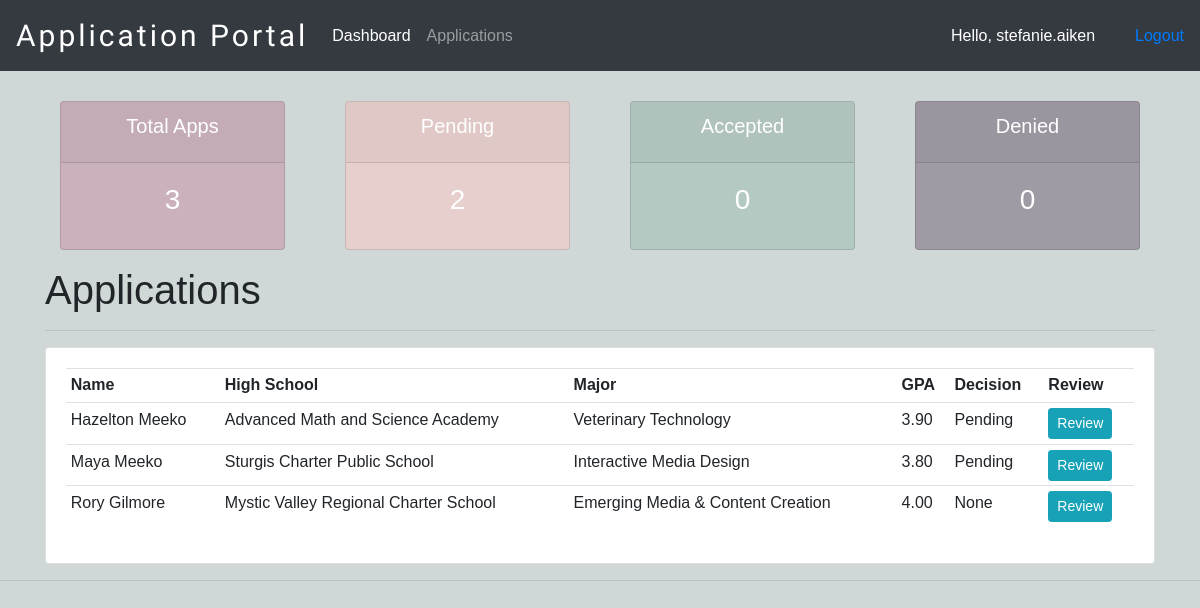
The app's page / (signed in), older data.
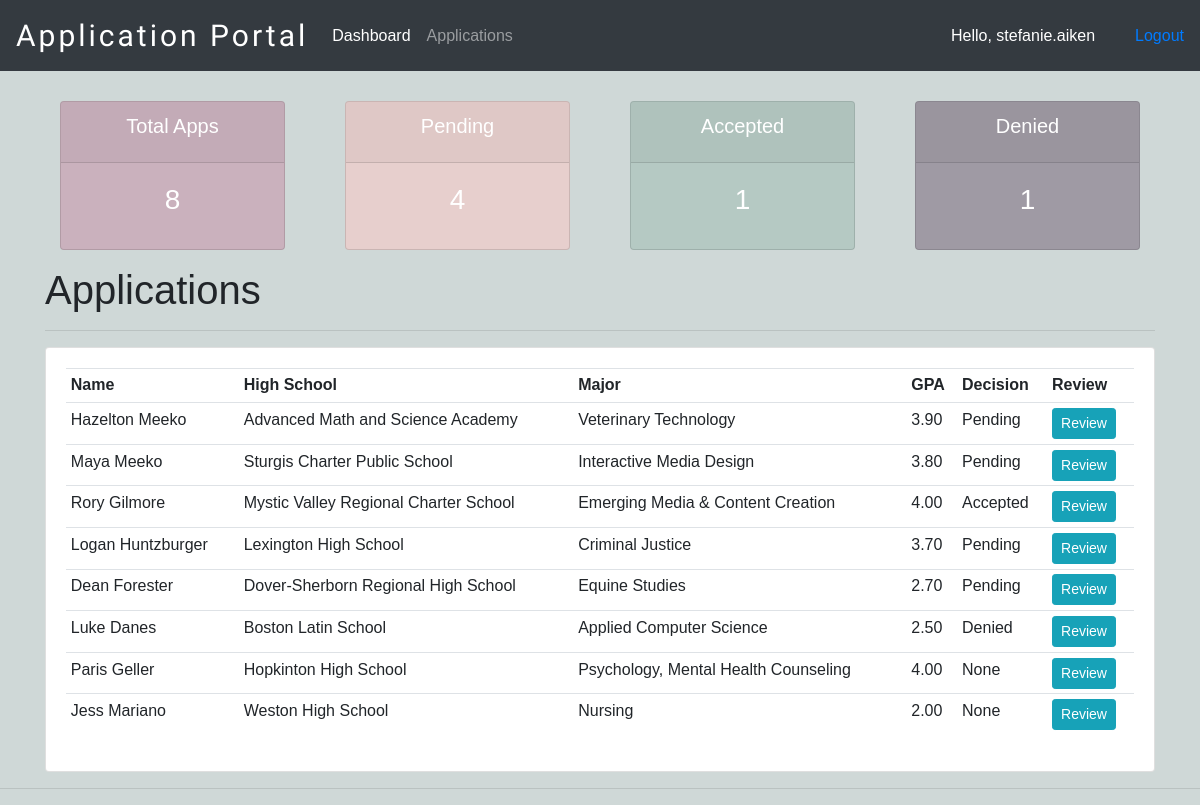
The same page, newer data.
### appStatus/models.py (models this page shows, shortened)
class Application(models.Model):
    user = models.OneToOneField(User, null=True, on_delete=models.CASCADE)
    name = models.CharField(max_length=200, blank=True, null=True)
    phone = models.CharField(max_length=200, blank=True, null=True)
    email = models.CharField(max_length=200, blank=True, null=True)
    major = models.CharField(max_length=200, blank=True,
                             null=True, choices=MAJOR)
    school = models.CharField(
        max_length=200, blank=True, null=True, choices=SCHOOL)
    GPA = models.FloatField(null=True, blank=True, validators=[
                            MinValueValidator(2), MaxValueValidator(4)])
    status = models.CharField(
        max_length=200, blank=True, null=True, choices=STATUS, default='Received')
    app_submitted = models.CharField(
        max_length=25, blank=True, null=True, choices=SUBMISSION, default='Not Submitted')
    date_created = models.DateTimeField(auto_now_add=True, null=True)

### appStatus/decorators.py (the view)
    def wrapper_function(request, *args, **kwargs):
        group = None
        if request.user.groups.exists():
            group = request.user.groups.all()[0].name
        if group == 'applicant':
            return redirect('user-page')
        if group == 'admin':
            return view_func(request, *args, **kwargs)

### appStatus/views.py (called while the page is built)
@login_required(login_url='login')
@admin_only
def home(request):
    applicants = Application.objects.all()
    total_applicants = applicants.count()
    decision_pending = applicants.filter(status='Pending').count()
    decision_accepted = applicants.filter(status='Accepted').count()
    decision_deny = applicants.filter(status='Denied').count()
    context = {'applicants': applicants, 'total_applicants': total_applicants,
               'decision_pending': decision_pending, 'decision_accepted': decision_accepted, 'decision_deny': decision_deny}
    return render(request, 'appStatus/dashboard.html', context)

### appStatus/templates/appStatus/dashboard.html
{% extends 'appStatus/main.html' %}
{% block content %}
{% include 'appStatus/status.html' %}
<div class="container">
    <div>
        <h1>Applications</h1>
        <hr>
        <div class="card card-body">
            <table class="table table-sm">
                <tr>
                    <th>Name</th>
                    <th>High School</th>
                    <th>Major</th>
                    <th>GPA</th>
                    <th>Decision</th>
                    <th>Review</th>
                </tr>
                {% for applicant in applicants %}
                <tr>
                    <td>{{applicant.name}}</td>
                    <td>{{applicant.school}}</td>
                    <td>{{applicant.major}}</td>
                    <td>{{applicant.GPA|floatformat:2}}</td>
                    <td>{{applicant.status}}</td>
                    <td><a class="btn btn-sm btn-info" href="{% url 'application_review' applicant.id %}">Review</a></td>
                </tr>
                {% endfor %}
            </table>
        </div>
    </div>
</div>
{% endblock %}

Row changes from the older to the newer data that the page shows:
changed Application "Rory Gilmore": status "None" → "Accepted"
added Application: name "Logan Huntzburger", school "Lexington High School", major "Criminal Justice", GPA "3.70", status "Pending"
added Application: name "Dean Forester", school "Dover-Sherborn Regional High School", major "Equine Studies", GPA "2.70", status "Pending"
added Application: name "Luke Danes", school "Boston Latin School", major "Applied Computer Science", GPA "2.50", status "Denied"
added Application: name "Paris Geller", school "Hopkinton High School", major "Psychology, Mental Health Counseling", GPA "4.00", status "None"
added Application: name "Jess Mariano", school "Weston High School", major "Nursing", GPA "2.00", status "None"
Text that changed along with them:
{{ total_applicants }}: "3" → "8"
{{ decision_pending }}: "2" → "4"
{{ decision_accepted }}: "0" → "1"
{{ decision_deny }}: "0" → "1"
